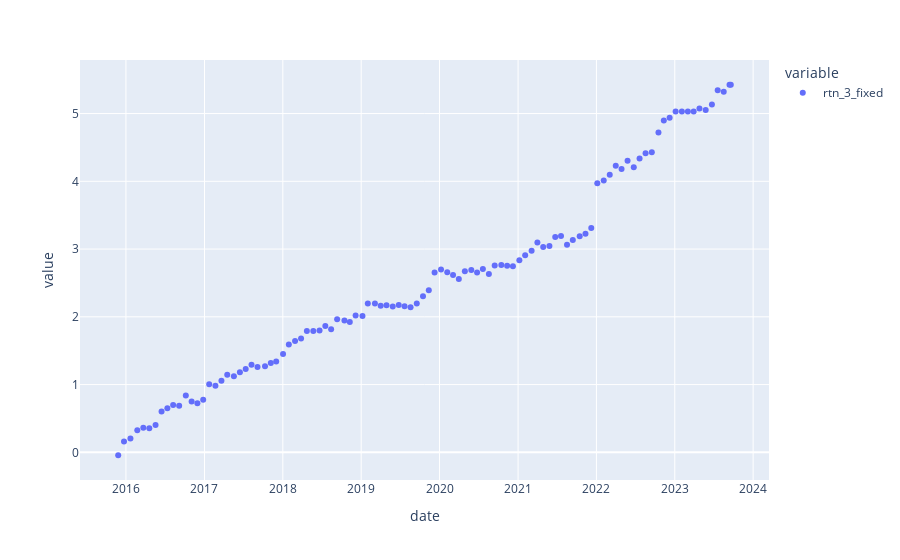

Notebook code cell kept with this figure:
### Code cell
(
    df_result_opt['rtn_3_fixed']
    # + 1
).cumsum().plot(kind='scatter')
